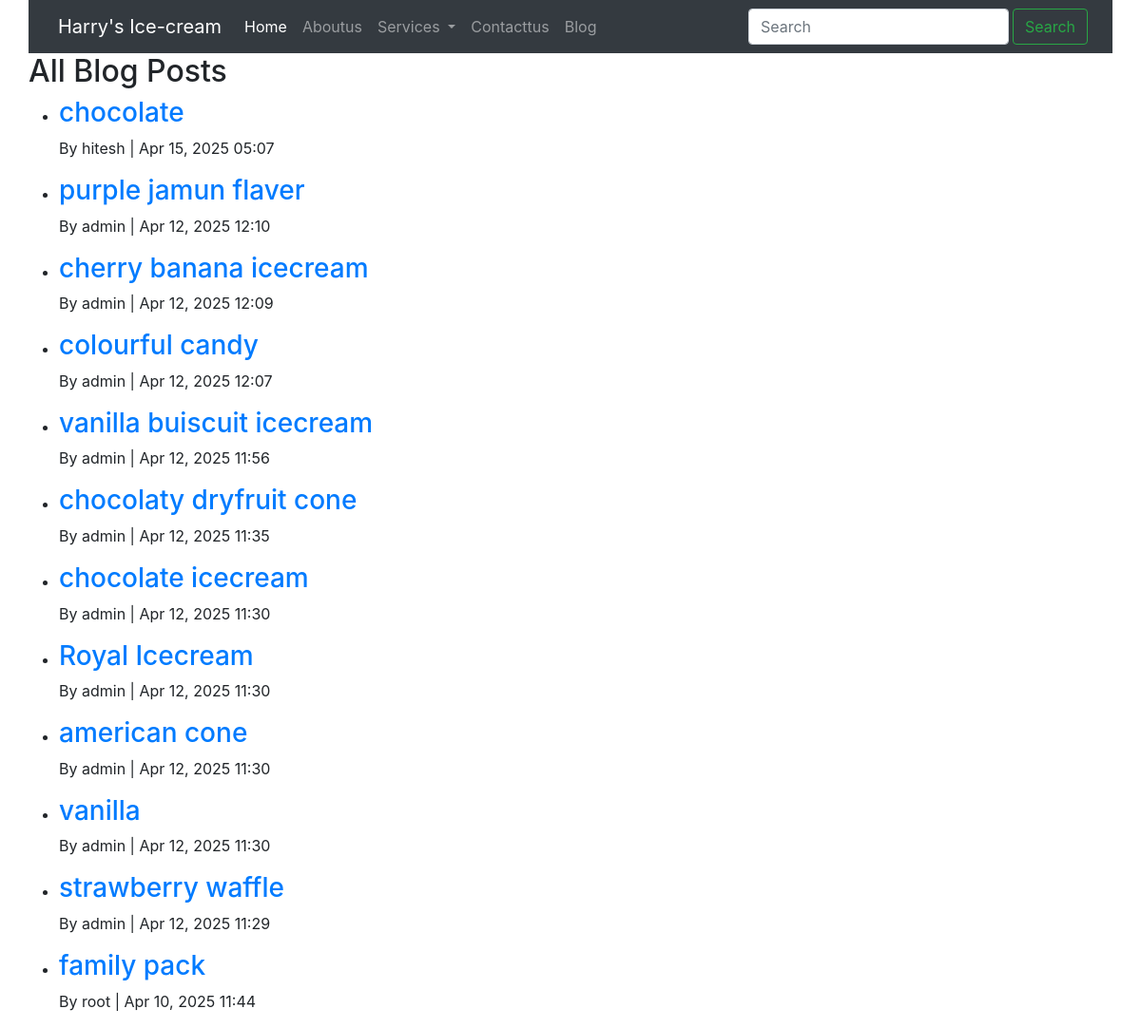
The page /blog/ on the database as committed earlier.
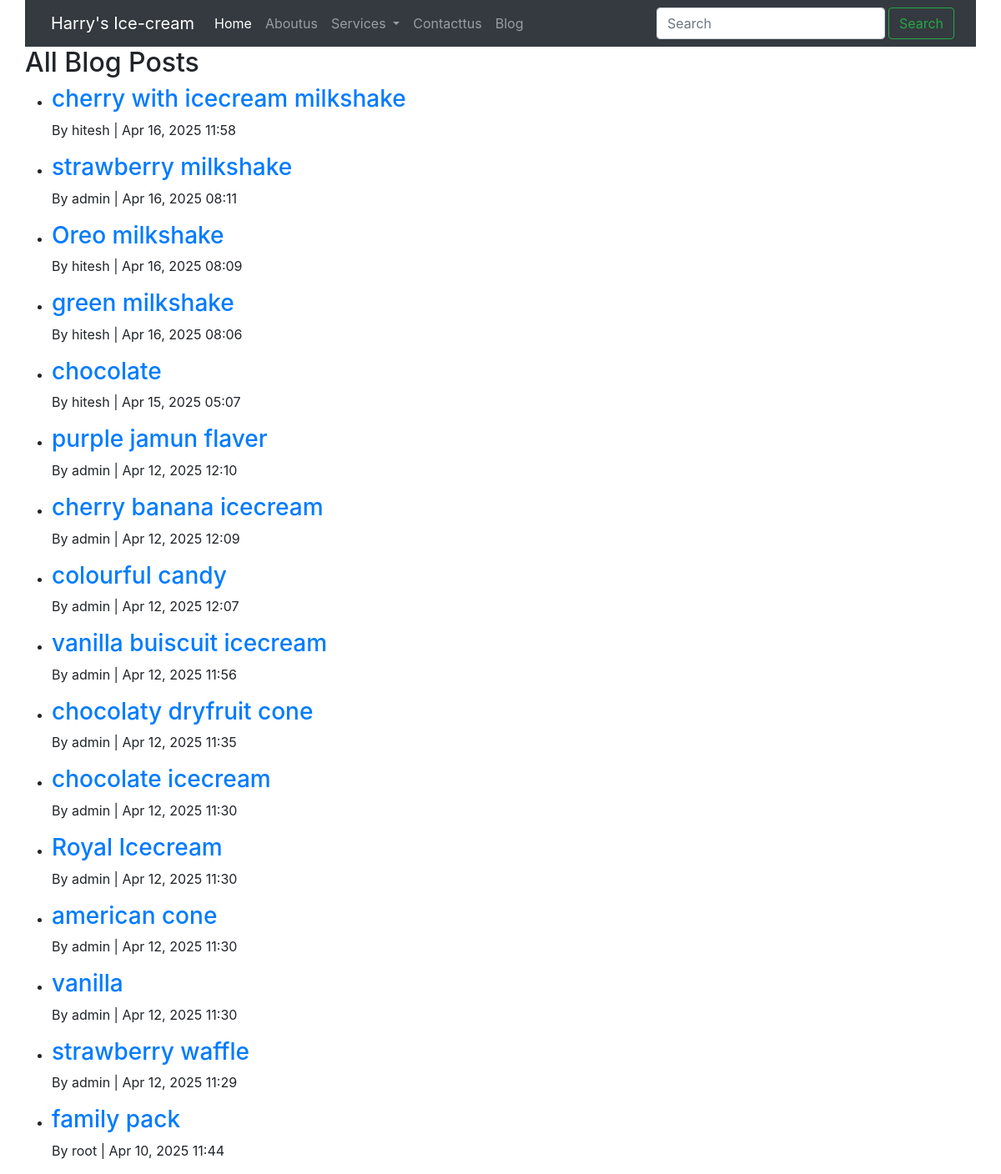
The same page on the database as committed later.
### blog/models.py (models this page shows, shortened)
class BlogPost(models.Model):
    title = models.CharField(max_length=200)
    body = models.TextField()
    image = models.ImageField(upload_to='blog_images/', blank=True, null=True)
    author = models.ForeignKey(User, on_delete=models.CASCADE)
    icecream = models.ForeignKey(Icecream, on_delete=models.CASCADE, null=True, blank=True)
    created_at = models.DateTimeField(auto_now_add=True)

### blog/views.py (the view)
# urls.py: path('', views.blog_list, name='blog_list'),
def blog_list(request):
    query = request.GET.get('q')
    if query:
        posts = BlogPost.objects.filter(
            Q(title__icontains=query) |
            Q(body__icontains=query)
        ).order_by('-created_at')
    else:
        posts = BlogPost.objects.all().order_by('-created_at')
    return render(request, 'blog_list.html', {'posts': posts, 'query': query})

### blog/templates/blog_list.html (shortened to what this page needs)
{% extends "base.html" %}
{% block content %}
  <h2>All Blog Posts</h2>
  <ul>
    {% for post in posts %}
      <li>
        <h3><a href="{% url 'blog_detail' post.pk %}">{{ post.title }}</a></h3>
        <p>By {{ post.author.username }} | {{ post.created_at|date:"M d, Y H:i" }}</p>
      </li>
    {% empty %}
      <p>No blog posts yet.</p>
    {% endfor %}
  </ul>
{% endblock %}

### templates/base.html (shortened to what this page needs)
{% load static %}
<!DOCTYPE html>
<html lang="en">
<head>
    <link href="https://cdn.jsdelivr.net/npm/bootstrap@5.3.0/dist/css/bootstrap.min.css" rel="stylesheet">
    <link href="{% static 'css/bootstrap.css' %}" rel="stylesheet">
</head>
<body>
    <div class='container px-0'>
        <nav class="navbar navbar-expand-lg navbar-dark bg-dark">
            <div class="container-fluid">
              <a class="navbar-brand" href="">Harry's Ice-cream</a>
              <div class="collapse navbar-collapse" id="navbarSupportedContent">
                <ul class="navbar-nav me-auto mb-2 mb-lg-0">
                  <li class="nav-item">
                    <a class="nav-link active" aria-current="page" href='{% url "home" %}'> Home</a>
                  </li>
                  <li class="nav-item">
                    <a class="nav-link" href='{% url "about" %}'> Aboutus</a>
                  </li>
                  <li class="nav-item dropdown">
                    <a class="nav-link dropdown-toggle" href='#' role="button" data-bs-toggle="dropdown" aria-expanded="false">
                      Services
                    </a>
                  </li>
                  <li class="nav-item">
                    <a class="nav-link" href='{% url "contact" %}'>Contacttus</a>
                  </li>
                  <li class="nav-item">
                    <a class="nav-link" href="{% url 'blog_list' %}">Blog</a>
                  </li>
                </ul>
                <form class="d-flex" role="search" method="GET" action="{% url 'blog_list' %}">
                  <input class="form-control me-1" name="q" type="search" placeholder="Search" aria-label="Search">
                  <button class="btn btn-outline-success" type="submit">Search</button>
                </form>
              </div>
            </div>
          </nav>
        {% block content %}
        {% endblock content %}
    </div>
</body>
</html>

Rows that differ between the two databases and show on the page:
added BlogPost: title "cherry with icecream milkshake", author.username "hitesh", created_at "Apr 16, 2025 11:58"
added BlogPost: title "strawberry milkshake", author.username "admin", created_at "Apr 16, 2025 08:11"
added BlogPost: title "Oreo milkshake", author.username "hitesh", created_at "Apr 16, 2025 08:09"
added BlogPost: title "green milkshake", author.username "hitesh", created_at "Apr 16, 2025 08:06"
